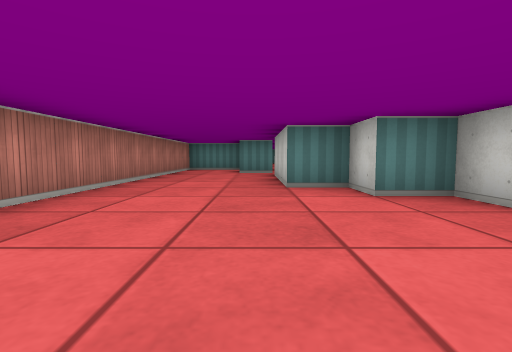
[1] (above)

14 first-person views from a walk through a cub3D level. The camera is about half as high as the walls, tilts 4° down and sees 85° across. The floor is counted in squares. Each view is taken from the middle of a square. On the plan, view 1 faces up. The plan holds only what a view shows up to about 9 squares ahead; the rest is blank.

[2]
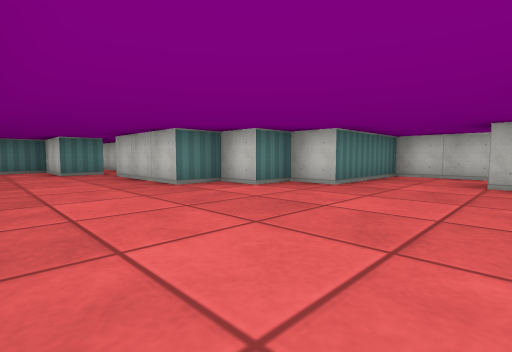

[3]
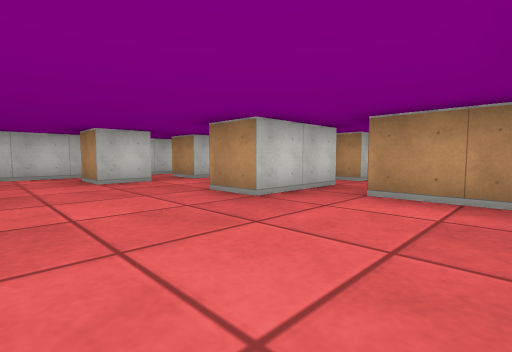

[4]
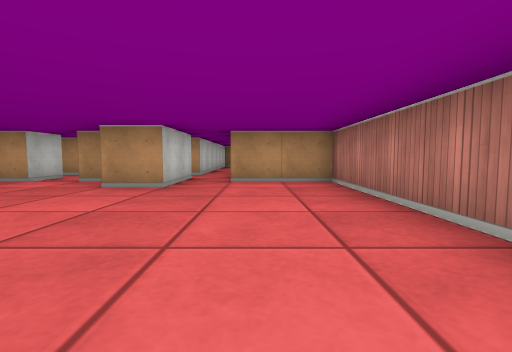

[5]
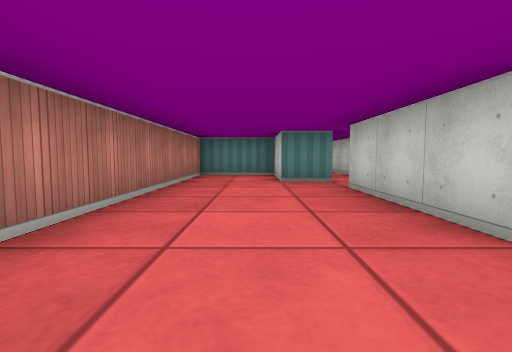

[6]
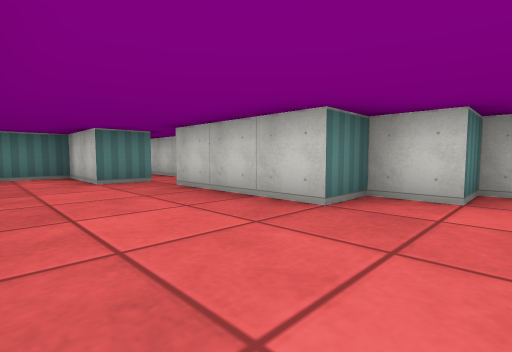

[7]
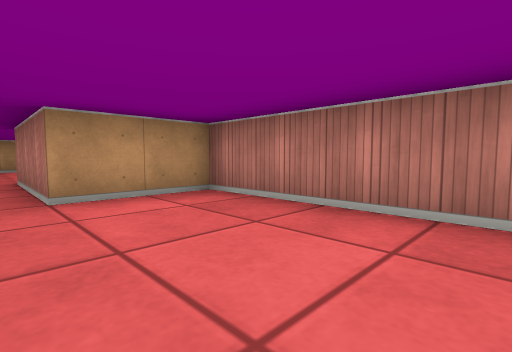

[8]
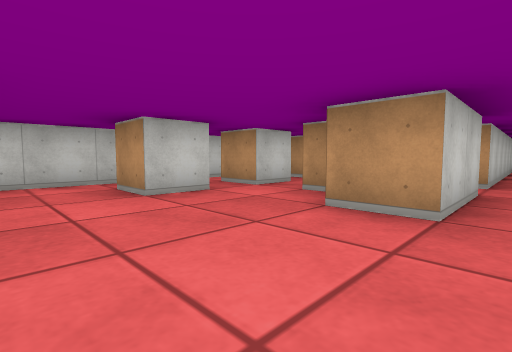

[9]
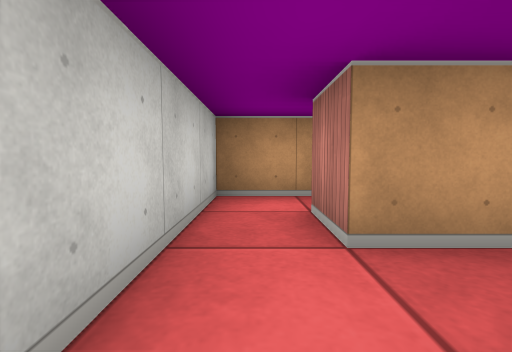

[10]
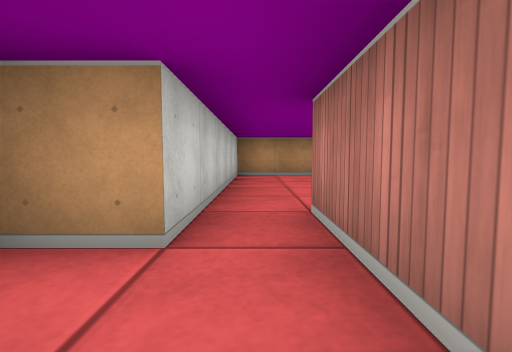

[11]
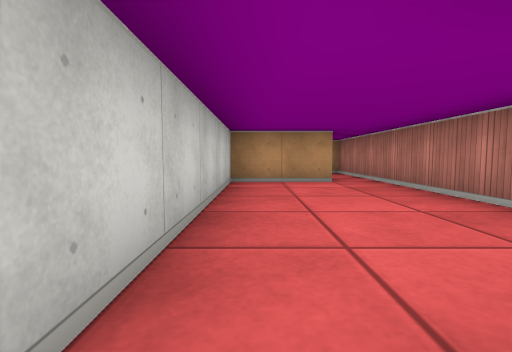

[12]
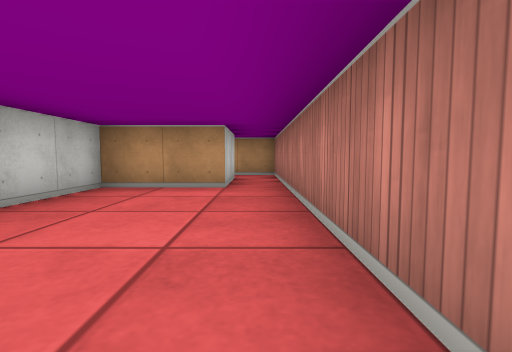

[13]
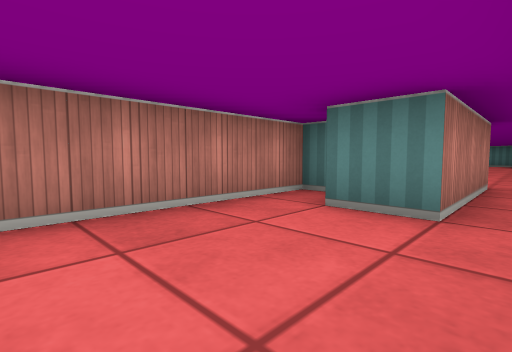

[14]
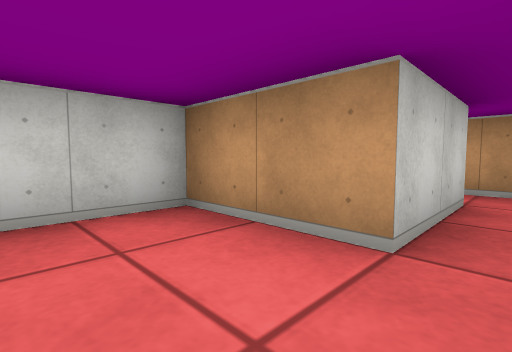

### Floor plan
Ten units are one square. View 1 is at (0, 0); x grows to the right and y downward. Boxes are objects, and circles mark ways between rooms. Rooms are numbered by the first view taken in them; rooms with no view inside come last. Other rooms are left out.
<svg viewBox="-30 -110 90 230">
<path fill="none" stroke="#000" d="M35 6 35 -5 45 -5M20 15 25 15M5 26 5 5 15 5M35 25 35 15 45 15 45 25M5 35 15 35M38 35 55 35 55 -25 25 -25 25 -35 15 -35 15 -45 5 -45 5 -75M6 -85 -5 -85 -5 -105 -25 -105 -25 15 -5 15 -5 35M-5 35 -5 45 -15 45M-20 35 -25 35 -25 115M-15 115 -15 95 5 95 5 35"/>
<circle cx="0" cy="40" r="3" fill="#2a7"/>
<text x="10" y="-20">1</text>
<text x="-10" y="70">2</text>
</svg>
Room 1 opens to room 2.

Where each view was taken, in squares from view 1:
view 1: 0 up, 0 right, facing up
view 2: 0 up, 2 left, facing up-right
view 3: 2 up, 2 left, facing down-right
view 4: 4 up, 1 left, facing down
view 5: 3 up, 1 left, facing up
view 6: 3 up, 2 left, facing up-right
view 7: 2 up, 0 right, facing down-left
view 8: 2 up, 0 right, facing down-right
view 9: 0 up, 5 right, facing down
view 10: 2 down, 0 right, facing down
view 11: 4 down, 0 right, facing down
view 12: 5 down, 2 left, facing down
view 13: 7 down, 0 right, facing up-left
view 14: 8 down, 2 left, facing down-right
